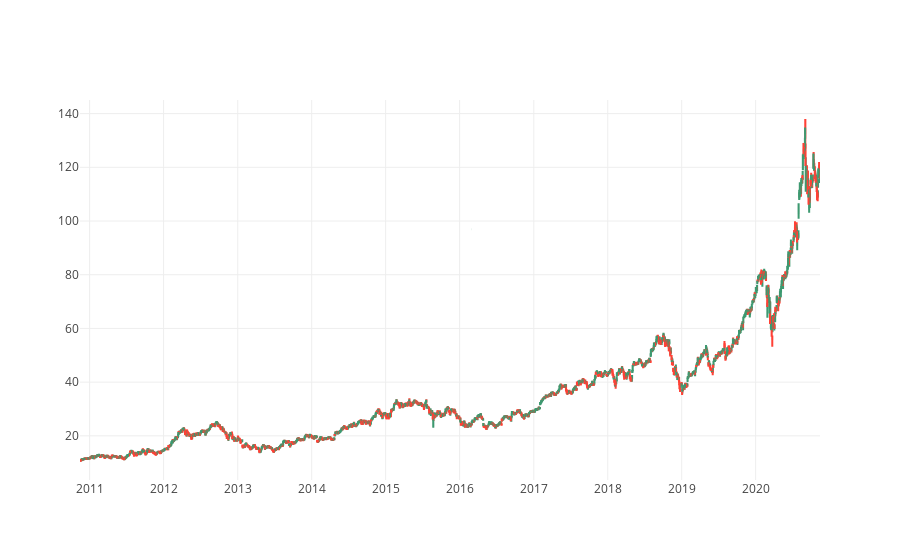

Notebook code for this chart:
### Code cell
import plotly.graph_objects as go
import pandas as pd

df = pd.read_csv('AAPL Historical Data.csv')

fig = go.Figure(data=[go.Candlestick(x=df['Date'],
                open=df['Open'], high=df['High'],
                low=df['Low'], close=df['Price'])
                     ])

fig.layout.update(xaxis_rangeslider_visible=False)
fig.show()

### Figure 1 — Plotly figure (JSON) as saved in the notebook; plotly's stock layout.template omitted (floating-point values rounded to 4 significant figures; data arrays with more than 128 entries replaced by an {"elided": "..."} marker saying what was removed)
{"data": [{"close": {"elided": "2519 float values"}, "high": {"elided": "2519 float values"}, "low": {"elided": "2519 float values"}, "open": {"elided": "2519 float values"}, "type": "candlestick", "x": {"elided": "2519 str values"}}], "layout": {"xaxis": {"rangeslider": {"visible": false}}}}
